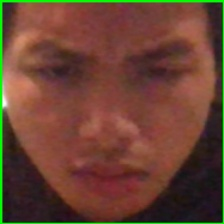
#> input picture Ai-Image-Classifier/data/train/angry/angry_20251228_123730_797458.jpg, 224 x 224 px, given in place of the camera
$ python webcam_capture.py
#> lines starting #> are read from the running program, lines starting #| are printed output that depends on the picture; after the words box and inside, x2 and y2 are one past the last pixel; in counts of white or black regions, pixels touching at a corner belong together
"""
Webcam Image Capture Tool for Dataset Collection
=================================================
This script helps you collect your own facial expression dataset using your webcam.

Usage:
    python webcam_capture.py

Controls:
    - Press number keys (1-5) to capture image for that emotion
    - Press 'q' to quit
    - Press 's' to switch camera (if you have multiple cameras)
"""

import cv2
import os
from datetime import datetime
import numpy as np


# ==============================================================================
# CONFIGURATION
# ==============================================================================

# Define your emotion categories
# You can customize these to whatever expressions you want to capture
EMOTIONS = {
    '1': 'happy',
    '2': 'sad',
    '3': 'neutral',
    '4': 'angry',
    '5': 'surprised'
}

# Where to save captured images
SAVE_DIR = 'data/train'

# Image settings
IMG_WIDTH = 224   # Width of saved images
IMG_HEIGHT = 224  # Height of saved images

# Capture settings
CAPTURE_DELAY = 0.5  # Seconds to wait between captures (prevents accidental duplicates)

# Display settings
WINDOW_NAME = 'Facial Expression Capture - Press 1-5 to capture, Q to quit'
FONT = cv2.FONT_HERSHEY_SIMPLEX
FONT_SCALE = 0.7
FONT_THICKNESS = 2


# ==============================================================================
# SETUP FUNCTIONS
# ==============================================================================

def create_emotion_folders():
    """
    Create folders for each emotion category.

    Creates:
    --------
    data/train/happy/
    data/train/sad/
    data/train/neutral/
    etc.
    """

    print("\n" + "="*70)
    print("SETTING UP EMOTION FOLDERS")
    print("="*70)

    for emotion in EMOTIONS.values():
        emotion_path = os.path.join(SAVE_DIR, emotion)
        os.makedirs(emotion_path, exist_ok=True)
        print(f"✓ Created folder: {emotion_path}")

    print("="*70 + "\n")


def count_existing_images():
    """
    Count how many images already exist in each emotion folder.

    Returns:
        dict: Emotion name -> count
    """

    counts = {}

    for emotion in EMOTIONS.values():
        emotion_path = os.path.join(SAVE_DIR, emotion)
        if os.path.exists(emotion_path):
            # Count image files
            images = [f for f in os.listdir(emotion_path)
                     if f.lower().endswith(('.jpg', '.jpeg', '.png'))]
            counts[emotion] = len(images)
        else:
            counts[emotion] = 0

    return counts


# ==============================================================================
# WEBCAM FUNCTIONS
# ==============================================================================

def initialize_camera(camera_id=0):
    """
    Initialize the webcam.

    Args:
        camera_id (int): Camera device ID (0 for default camera)

    Returns:
        cv2.VideoCapture: Camera object
    """

    print("Initializing camera...")
    cap = cv2.VideoCapture(camera_id)

    if not cap.isOpened():
        raise RuntimeError("Cannot open camera. Make sure your webcam is connected.")

    # Set camera resolution (optional, adjust if needed)
    cap.set(cv2.CAP_PROP_FRAME_WIDTH, 640)
    cap.set(cv2.CAP_PROP_FRAME_HEIGHT, 480)

    print("✓ Camera initialized successfully")

    return cap


# [18 lines left out: function preprocess_face, not called in this run]


def detect_face(frame, face_cascade):
    """
    Detect faces in the frame using Haar Cascade.

    Args:
        frame: Input image frame
        face_cascade: OpenCV face detector

    Returns:
        tuple: (face_found, face_region, face_coordinates)
    """

    # Convert to grayscale for detection
    gray = cv2.cvtColor(frame, cv2.COLOR_BGR2GRAY)

    # Detect faces
    faces = face_cascade.detectMultiScale(
        gray,
        scaleFactor=1.1,
        minNeighbors=5,
        minSize=(100, 100)  # Minimum face size
    )

    if len(faces) > 0:
        # Get the largest face (in case multiple detected)
        largest_face = max(faces, key=lambda rect: rect[2] * rect[3])
        x, y, w, h = largest_face

        # Extract face region
        face_region = frame[y:y+h, x:x+w]

        return True, face_region, (x, y, w, h)

    return False, None, None


def draw_ui(frame, counts, last_emotion=None, countdown=None):
    """
    Draw user interface on the frame.

    Shows:
    - Instructions
    - Image counts per emotion
    - Countdown timer (if capturing)
    - Face detection rectangle

    Args:
        frame: Frame to draw on
        counts: Dictionary of image counts per emotion
        last_emotion: Last captured emotion (for feedback)
        countdown: Countdown value (if capturing)

    Returns:
        frame: Frame with UI drawn
    """

    # Create a copy to draw on
    display_frame = frame.copy()

    # Get frame dimensions
    height, width = display_frame.shape[:2]

    # Background for text (semi-transparent)
    overlay = display_frame.copy()
    cv2.rectangle(overlay, (0, 0), (width, 200), (0, 0, 0), -1)
    cv2.addWeighted(overlay, 0.6, display_frame, 0.4, 0, display_frame)

    # Draw instructions
    y_offset = 30
    cv2.putText(display_frame, "FACIAL EXPRESSION CAPTURE TOOL",
                (10, y_offset), FONT, 0.8, (255, 255, 255), FONT_THICKNESS)

    y_offset += 40
    cv2.putText(display_frame, "Press number to capture:",
                (10, y_offset), FONT, FONT_SCALE, (200, 200, 200), 1)

    # Draw emotion keys
    y_offset += 30
    for key, emotion in EMOTIONS.items():
        count = counts.get(emotion, 0)
        color = (0, 255, 0) if count >= 50 else (100, 100, 255)
        text = f"[{key}] {emotion.capitalize()}: {count} images"
        cv2.putText(display_frame, text, (10, y_offset),
                   FONT, 0.6, color, 1)
        y_offset += 25

    # Draw additional instructions
    y_offset += 10
    cv2.putText(display_frame, "[Q] Quit  [S] Switch Camera",
                (10, y_offset), FONT, 0.5, (150, 150, 150), 1)

    # Show last captured emotion
    if last_emotion:
        cv2.putText(display_frame, f"Captured: {last_emotion}!",
                   (width - 250, height - 20), FONT, 0.7, (0, 255, 0), 2)

    # Show countdown if capturing
    if countdown is not None:
        text = f"Capturing in {countdown}..."
        text_size = cv2.getTextSize(text, FONT, 2, 3)[0]
        text_x = (width - text_size[0]) // 2
        text_y = (height + text_size[1]) // 2
        cv2.putText(display_frame, text, (text_x, text_y),
                   FONT, 2, (0, 255, 255), 3)

    return display_frame


# [24 lines left out: function save_image, not called in this run]


# ==============================================================================
# MAIN CAPTURE LOOP
# ==============================================================================

def main():
    """
    Main function to run the webcam capture tool.
    """

    print("\n" + "="*70)
    print("FACIAL EXPRESSION DATASET COLLECTION TOOL")
    print("="*70)
    print("\nThis tool will help you create your own facial expression dataset!")
    print("\nInstructions:")
    print("1. Position your face in front of the camera")
    print("2. Make the expression you want to capture")
    print("3. Press the number key for that emotion:")
    for key, emotion in EMOTIONS.items():
        print(f"   [{key}] = {emotion.capitalize()}")
    print("4. Try to capture at least 50 images per emotion")
    print("5. Vary your expressions slightly for each capture")
    print("\nTips for better results:")
    print("- Good lighting helps a lot!")
    print("- Keep your face centered")
    print("- Capture from slightly different angles")
    print("- Vary the intensity of your expression")
    print("="*70 + "\n")

    input("Press ENTER to start capturing...")

    # Setup
    create_emotion_folders()
    counts = count_existing_images()

    print("\nCurrent image counts:")
    for emotion, count in counts.items():
        status = "✓" if count >= 50 else "○"
        print(f"  {status} {emotion.capitalize()}: {count} images")

    # Load face detector
    face_cascade = cv2.CascadeClassifier(
        cv2.data.haarcascades + 'haarcascade_frontalface_default.xml'
    )

    # Initialize camera
    camera_id = 0
    cap = initialize_camera(camera_id)

    # State variables
    last_emotion = None
    last_capture_time = 0

    print("\n✓ Starting camera feed...")
    print("Press number keys (1-5) to capture, 'Q' to quit\n")

    try:
        while True:
            # Read frame from camera
            ret, frame = cap.read()
#> frame is the input picture: shape (224, 224, 3); mean B, G, R 50.6, 67, 104.9

            if not ret:
                print("Failed to grab frame")
                break

            # Flip frame horizontally (mirror effect)
            frame = cv2.flip(frame, 1)
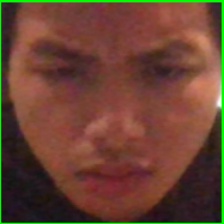
#> frame: shape (224, 224, 3); mean B, G, R 50.6, 67, 104.9

            # Detect face
            face_found, face_region, face_coords = detect_face(frame, face_cascade)
#> in detect_face, `gray = cv2.cvtColor(frame, cv2.COLOR_BGR2GRAY)`:
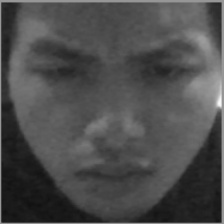
#> gray: shape (224, 224); min 17, max 251, mean 76.5
#> in detect_face, `faces = face_cascade.detectMultiScale( gray, scaleFactor=1.1, minNeigh..`: faces = ()
#> face_found = False

            # Draw face rectangle if detected
            if face_found:
                x, y, w, h = face_coords
                cv2.rectangle(frame, (x, y), (x+w, y+h), (0, 255, 0), 2)
                cv2.putText(frame, "Face Detected", (x, y-10),
                           FONT, 0.6, (0, 255, 0), 2)
            else:
                # Warning if no face detected
                cv2.putText(frame, "No face detected - position yourself in frame",
                           (50, 250), FONT, 0.7, (0, 0, 255), 2)

            # Draw UI
            display_frame = draw_ui(frame, counts, last_emotion)
#> in draw_ui, `cv2.rectangle(overlay, (0, 0), (width, 200), (0, 0, 0), -1)`:
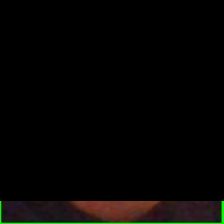
#> overlay: shape (224, 224, 3); mean B, G, R 3.1, 4.7, 5.4
#> in draw_ui, `cv2.addWeighted(overlay, 0.6, display_frame, 0.4, 0, display_frame)`:
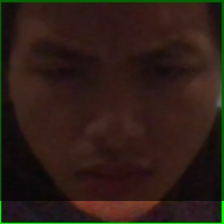
#> display_frame: shape (224, 224, 3); mean B, G, R 22.1, 29.6, 45.2
#> in draw_ui, `cv2.putText(display_frame, "Press number to capture:", (10, y_offset),..`:
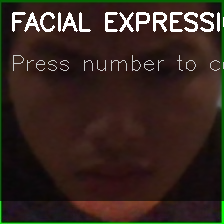
#> display_frame: shape (224, 224, 3); mean B, G, R 31, 38.4, 53.1
#> after the loop in draw_ui, `for key, emotion in EMOTIONS.items():`:
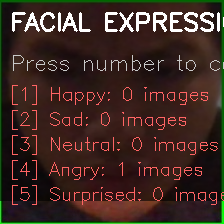
#> display_frame: shape (224, 224, 3); 4.22% of pixels changed, all inside (x1, y1, x2, y2) = (12, 85, 224, 205)
#> after the loop in draw_ui, `for key, emotion in EMOTIONS.items():`: y_offset = 225
#> in draw_ui, `y_offset += 10`: y_offset = 235
#> in draw_ui, `cv2.putText(display_frame, "[Q] Quit  [S] Switch Camera", (10, y_offse..`: display_frame: shape (224, 224, 3); 0.04% of pixels changed, all inside (x1, y1, x2, y2) = (12, 223, 113, 224)

            # Show frame
            cv2.imshow(WINDOW_NAME, display_frame)

            # Handle key presses
            key = cv2.waitKey(1) & 0xFF
#> (key q is pressed here)

            # Quit
            if key == ord('q') or key == ord('Q'):
                print("\nQuitting...")
                break

            # Switch camera
            elif key == ord('s') or key == ord('S'):
                camera_id = 1 - camera_id  # Toggle between 0 and 1
                cap.release()
                try:
                    cap = initialize_camera(camera_id)
                    print(f"Switched to camera {camera_id}")
                except:
                    print(f"Camera {camera_id} not available, switching back")
                    camera_id = 1 - camera_id
                    cap = initialize_camera(camera_id)

            # Capture for emotions (keys 1-5)
            elif chr(key) in EMOTIONS.keys() and face_found:
                import time
                current_time = time.time()

                # Check if enough time passed since last capture
                if current_time - last_capture_time >= CAPTURE_DELAY:
                    emotion = EMOTIONS[chr(key)]

                    # Save image
                    filepath = save_image(face_region, emotion)
                    counts[emotion] += 1
                    last_emotion = emotion
                    last_capture_time = current_time

                    print(f"✓ Captured {emotion} (Total: {counts[emotion]})")

                    # Check if reached target
                    if counts[emotion] == 50:
                        print(f"🎉 Great! You've captured 50 {emotion} images!")

            # Warning if trying to capture without face
            elif chr(key) in EMOTIONS.keys() and not face_found:
                print("⚠️  No face detected! Position yourself in frame first.")

    except KeyboardInterrupt:
        print("\n\nInterrupted by user")

    finally:
        # Cleanup
        cap.release()
        cv2.destroyAllWindows()

        # Final summary
        print("\n" + "="*70)
        print("CAPTURE SESSION COMPLETE")
        print("="*70)
        print("\nFinal image counts:")
        total = 0
        for emotion, count in counts.items():
            status = "✓" if count >= 50 else "○"
            print(f"  {status} {emotion.capitalize()}: {count} images")
            total += count

        print(f"\nTotal images captured: {total}")

        if all(count >= 50 for count in counts.values()):
            print("\n🎉 Excellent! You have enough images for all emotions!")
            print("You can now train your model by running: python train.py")
        else:
            needed = {e: max(0, 50 - c) for e, c in counts.items()}
            print("\n📝 To reach 50 images per emotion, you still need:")
            for emotion, need in needed.items():
                if need > 0:
                    print(f"   {emotion.capitalize()}: {need} more images")

        print("="*70 + "\n")


# ==============================================================================
# ENTRY POINT
# ==============================================================================

if __name__ == "__main__":
    """
    Entry point for the webcam capture tool.

    Runs when you execute: python webcam_capture.py
    """

    try:
        main()

    except Exception as e:
        print(f"\n❌ Error: {str(e)}")
        print("\nMake sure:")
        print("- Your webcam is connected")
        print("- You have OpenCV installed: pip install opencv-python")
        print("- No other application is using the webcam")
        import traceback
        traceback.print_exc()


# ==============================================================================
# USAGE NOTES
# ==============================================================================
"""
Installation:
-------------
pip install opencv-python

Usage:
------
python webcam_capture.py

Tips for Collecting Good Data:
-------------------------------
1. Aim for 50-100 images per emotion
2. Vary your expressions slightly
3. Capture from different angles
4. Use good lighting
5. Keep your face centered
6. Don't make exact same expression every time

What to Capture:
----------------
Happy: Smile, laugh, grin
Sad: Frown, downturned mouth
Neutral: Relaxed, no expression
Angry: Furrowed brows, tight lips
Surprised: Raised eyebrows, open mouth

After Capturing:
----------------
Run: python train.py
This will train your model on your captured images!
"""
